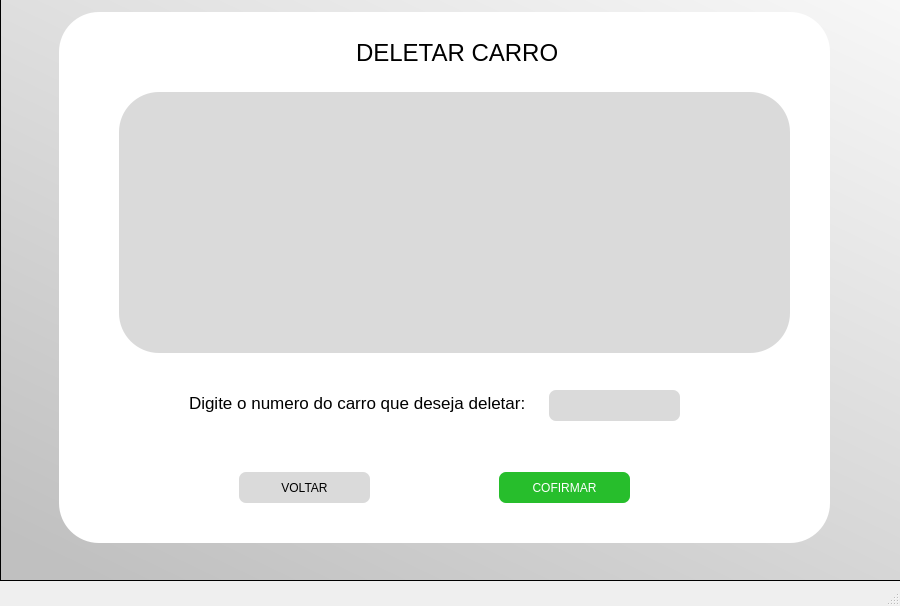
<?xml version="1.0" encoding="UTF-8"?>
<ui version="4.0">
 <class>MainWindow</class>
 <widget class="QMainWindow" name="MainWindow">
  <property name="geometry">
   <rect>
    <x>0</x>
    <y>0</y>
    <width>900</width>
    <height>606</height>
   </rect>
  </property>
  <property name="windowTitle">
   <string>MainWindow</string>
  </property>
  <widget class="QWidget" name="centralwidget">
   <widget class="QFrame" name="frame">
    <property name="geometry">
     <rect>
      <x>0</x>
      <y>-20</y>
      <width>1141</width>
      <height>601</height>
     </rect>
    </property>
    <property name="styleSheet">
     <string notr="true">background-color: qlineargradient(spread:pad, x1:0.085, y1:1, x2:1, y2:0, stop:0 rgba(192, 192, 192, 255), stop:1 rgba(255, 255, 255, 255));</string>
    </property>
    <property name="frameShape">
     <enum>QFrame::StyledPanel</enum>
    </property>
    <property name="frameShadow">
     <enum>QFrame::Raised</enum>
    </property>
    <widget class="QFrame" name="frame_3">
     <property name="geometry">
      <rect>
       <x>59</x>
       <y>32</y>
       <width>771</width>
       <height>531</height>
      </rect>
     </property>
     <property name="styleSheet">
      <string notr="true">background-color: rgb(255, 255, 255);
border-radius:40;</string>
     </property>
     <property name="frameShape">
      <enum>QFrame::StyledPanel</enum>
     </property>
     <property name="frameShadow">
      <enum>QFrame::Raised</enum>
     </property>
     <widget class="QTableWidget" name="tabela_delet">
      <property name="geometry">
       <rect>
        <x>60</x>
        <y>80</y>
        <width>671</width>
        <height>261</height>
       </rect>
      </property>
      <property name="styleSheet">
       <string notr="true">background-color: rgb(218, 218, 218);
color: rgb(0, 0, 0);</string>
      </property>
     </widget>
     <widget class="QLabel" name="label_2">
      <property name="geometry">
       <rect>
        <x>297</x>
        <y>20</y>
        <width>201</width>
        <height>41</height>
       </rect>
      </property>
      <property name="font">
       <font>
        <pointsize>18</pointsize>
       </font>
      </property>
      <property name="text">
       <string>DELETAR CARRO</string>
      </property>
     </widget>
     <widget class="QLineEdit" name="id_delet">
      <property name="geometry">
       <rect>
        <x>490</x>
        <y>378</y>
        <width>131</width>
        <height>31</height>
       </rect>
      </property>
      <property name="styleSheet">
       <string notr="true">background-color: rgb(218, 218, 218);
color: rgb(0, 0, 0);
border-radius:7;</string>
      </property>
     </widget>
     <widget class="QLabel" name="label_3">
      <property name="geometry">
       <rect>
        <x>130</x>
        <y>370</y>
        <width>341</width>
        <height>41</height>
       </rect>
      </property>
      <property name="font">
       <font>
        <pointsize>13</pointsize>
       </font>
      </property>
      <property name="text">
       <string>Digite o numero do carro que deseja deletar:</string>
      </property>
     </widget>
     <widget class="QPushButton" name="delet_btn">
      <property name="geometry">
       <rect>
        <x>440</x>
        <y>460</y>
        <width>131</width>
        <height>31</height>
       </rect>
      </property>
      <property name="cursor">
       <cursorShape>PointingHandCursor</cursorShape>
      </property>
      <property name="styleSheet">
       <string notr="true">background-color: rgb(39, 190, 44);
color: rgb(255, 255, 255);
border-radius:7;
</string>
      </property>
      <property name="text">
       <string>COFIRMAR</string>
      </property>
     </widget>
     <widget class="QPushButton" name="voltar_delet">
      <property name="geometry">
       <rect>
        <x>180</x>
        <y>460</y>
        <width>131</width>
        <height>31</height>
       </rect>
      </property>
      <property name="cursor">
       <cursorShape>PointingHandCursor</cursorShape>
      </property>
      <property name="styleSheet">
       <string notr="true">background-color: rgb(218, 218, 218);
color: rgb(0, 0, 0);
border-radius:7;
</string>
      </property>
      <property name="text">
       <string>VOLTAR</string>
      </property>
     </widget>
    </widget>
   </widget>
  </widget>
  <widget class="QMenuBar" name="menubar">
   <property name="geometry">
    <rect>
     <x>0</x>
     <y>0</y>
     <width>900</width>
     <height>21</height>
    </rect>
   </property>
  </widget>
  <widget class="QStatusBar" name="statusbar"/>
 </widget>
 <resources/>
 <connections/>
</ui>
